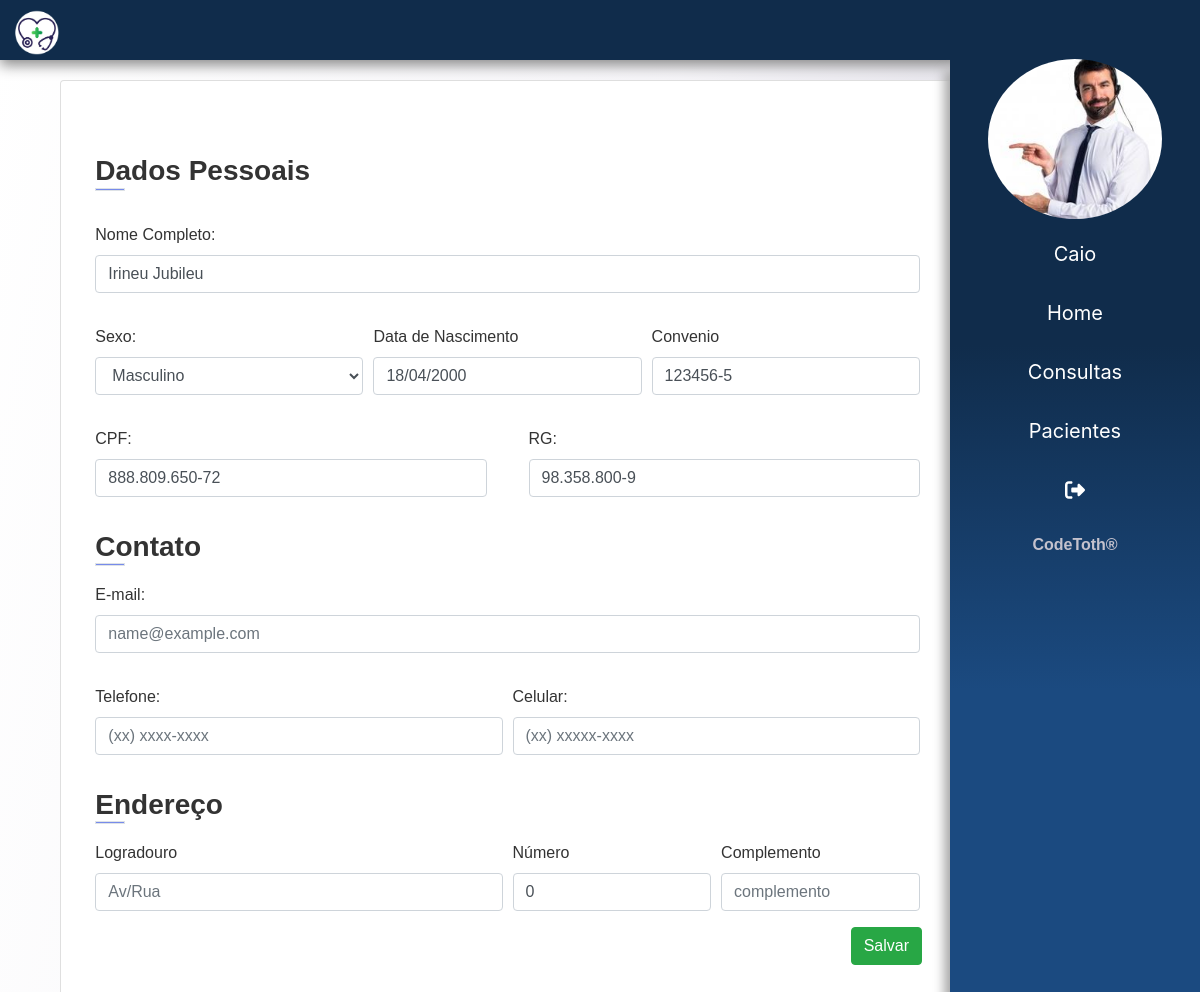
Page /pacientes/paciente/alterar/1 (signed in) on the earlier database version.
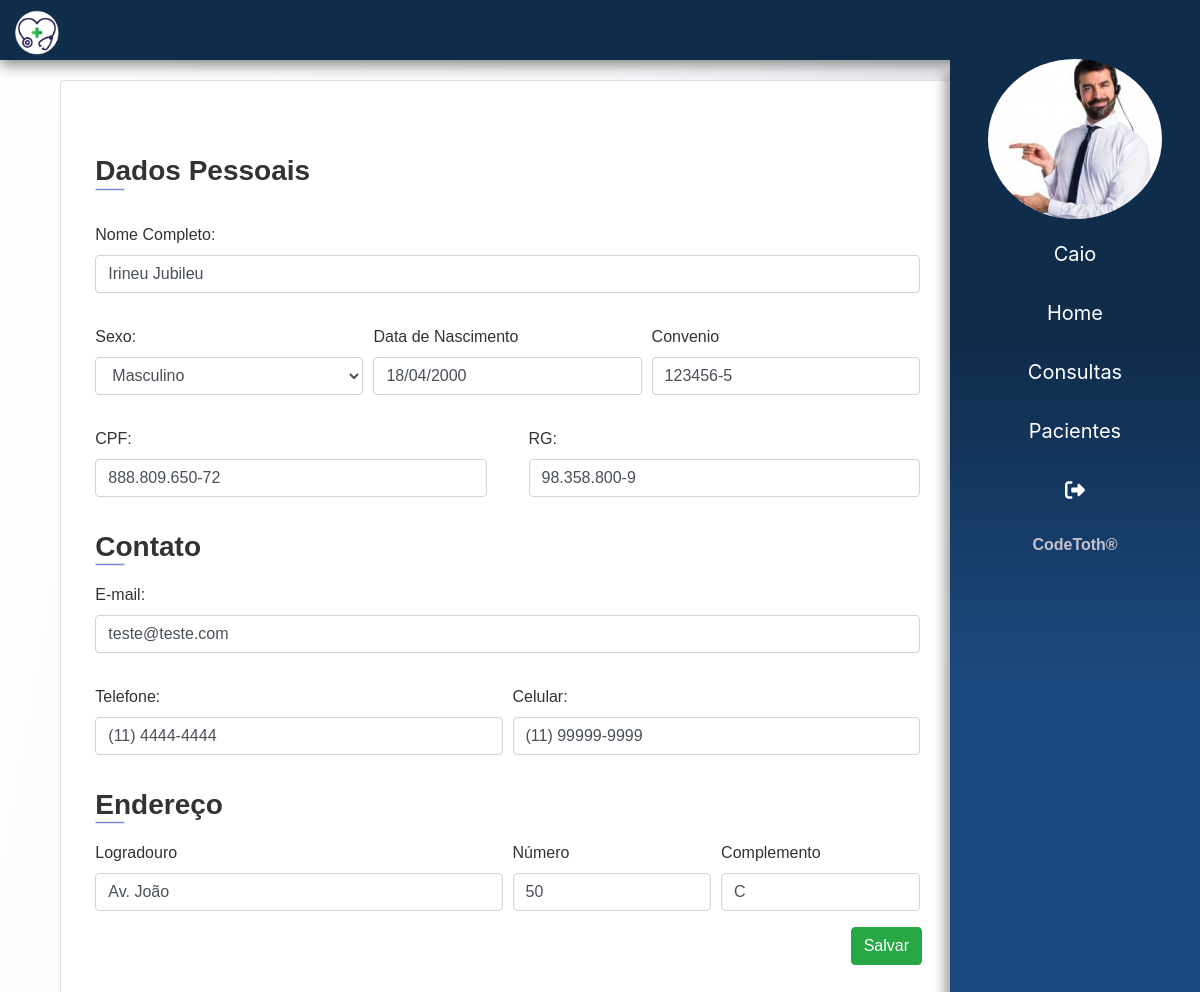
Same page on the later database version.
### app/atendente/models.py (models this page shows)
class Atendente(models.Model):
    usuario = models.ForeignKey(User, on_delete=models.CASCADE)
    nome = models.CharField(max_length=150)
    sexo = models.CharField(max_length=1)
    data_nascimento = models.DateField()
    cpf = models.CharField(max_length=20, unique=True)
    rg = models.CharField(max_length=20, unique=True)
    email = models.EmailField()
    foto = models.ImageField(upload_to=f'fotos/{time.time()}', blank=True)

### app/paciente/models.py (models this page shows)
class Paciente(models.Model):
    nome = models.CharField(max_length=200)
    sexo = models.CharField(max_length=1)
    data_nascimento = models.DateField()
    cpf = models.CharField(max_length=20, unique=True)
    rg = models.CharField(max_length=20, unique=True)
    carteira_convenio = models.CharField(max_length=30, unique=True)
    peso = models.FloatField()
    altura = models.FloatField()
    endereco = models.CharField(max_length=250)
    end_num = models.IntegerField()
    complemento = models.CharField(max_length=50, blank=True)
    email = models.CharField(max_length=50)
    telefone = models.CharField(max_length=14)
    celular = models.CharField(max_length=15)

### app/paciente/views.py (the view)
# urls.py: path('paciente/alterar/<int:paciente_id>', alterar, name='paciente'),
@login_required(login_url='login')
def alterar(request, paciente_id):
    paciente = get_object_or_404(Paciente, id=paciente_id)
    dados =  get_dados(request)
    dados['paciente'] = paciente
    return render(request, 'paciente/altera_paciente.html', dados)

### templates/paciente/altera_paciente.html (shortened to what this page needs)
{% extends 'base.html' %}
{% load static %}
{% block content %}
<main>
    <section class="container-fluid ">
        <div class="container">
            <div class="col-lg-10 mt-x">
                <div class="card">
                    <form action="{% url 'atualiza_paciente'%}" enctype="multipart/form-data" method="post" id="pacienteform" class="mt-y p-2">
                        <div class="info-section">
                            <h3> Dados Pessoais
                                <div class="border"></div>
                            </h3>
                            <div class="form-goup mt-y">
                                <label for="nome">Nome Completo:</label>
                                <input type="text" class="form-control" id="nome" placeholder="Irineu Silva" name="nome" required value="{{paciente.nome}}">
                            </div>
                            <div class="form-row mt-y">
                                <div class="col">
                                    <label for="sexo">Sexo:</label>
                                    <select class="form-control" id="sexo" name="sexo" required>
                                        <option value="M" {% if paciente.sexo == "M" %}selected="selected"{% endif %}>Masculino</option>
                                    </select>
                                </div>
                                <div class="col">
                                    <label for="data">Data de Nascimento</label>
                                    <input type="text" class="form-control" id="data" placeholder="dd/MM/YYYY" name="data_nascimento" required value="{{paciente.data_nascimento|date:'d/m/Y'}}">
                                </div>
                                <div class="col">
                                    <label for="convenio">Convenio</label>
                                    <input type="text" class="form-control" id="convenio" placeholder="xx.xxx.xxx-xx" name="convenio" required value="{{paciente.carteira_convenio}}">
                                </div>
                            </div>
                            <div class="form-row mt-y">
                                <div class="col mr-3">
                                    <label for="cpf">CPF:</label>
                                    <input type="text" name="cpf" id="cpf" class="form-control" value="{{paciente.cpf}}">
                                </div>
                                <div class="col ml-3">
                                    <label for="rg">RG:</label>
                                    <input type="text" name="rg" id="rg" class="form-control" value="{{paciente.rg}}">
                                </div>
                            </div>
                        </div>
                        <div class="info-section">
                            <h3> Contato
                                <div class="border"></div>
                            </h3>
                            <div class="form-group">
                                <label for="email">E-mail:</label>
                                <input type="email" name="email" id="email" class="form-control" placeholder="name@example.com" required value="{{ paciente.email}}">
                            </div>
                            <div class="form-row mt-y">
                                <div class="col">
                                    <label for="telefone">Telefone:</label>
                                    <input type="text" name="telefone" id="telefone" class="form-control" placeholder="(xx) xxxx-xxxx" required value="{{paciente.telefone}}">
                                </div>
                                <div class="col">
                                    <label for="celular">Celular:</label>
                                    <input type="text" name="celular" id="celular" class="form-control" placeholder="(xx) xxxxx-xxxx" required value="{{paciente.celular}}">
                                </div>
                            </div>
                        </div>
                        <div class="info-section">
                            <h3> Endereço
                                <div class="border"></div>
                            </h3>
                            <div class="form-row">
                                <div class="col-md-6 mb-3">
                                  <label for="endereco">Logradouro</label>
                                  <input type="text" class="form-control" id="endereco" placeholder="Av/Rua" required name="endereco" value="{{ paciente.endereco }}">
                                </div>
                                <div class="col-md-3 mb-3">
                                  <label for="numero">Número</label>
                                  <input type="number" class="form-control" id="numero" placeholder="Número" required name="end_num" value="{{ paciente.end_num }}">
                                </div>
                                <div class="col-md-3 mb-3">
                                  <label for="complemento">Complemento</label>
                                  <input type="text" class="form-control" id="complemento" placeholder="complemento" name="complemento" value="{{ paciente.complemento }}">
                                </div>
                            </div>
                        </div>
                        <div class="mr-4" style="float: right;">
                            <button class="btn btn-success" type="submit">Salvar</button>
                        </div>
                    </form>
            </div>
        </div>
    </section>
</main>
{% endblock %}

### templates/base.html (shortened to what this page needs)
{% load static %}
<!DOCTYPE html>
<html lang="pt-br">
<head>
    <link rel="stylesheet" href="{% static 'css/utils/reset.css' %}">
    <link rel="stylesheet" href="{% static 'css/utils/bootstrap.css' %}">
    <link rel="stylesheet" href="{% static 'css/utils/all.min.css' %}">
    <link rel="stylesheet" href="{% static 'css/app.css' %}">
</head>
<body>
    {% include 'partials/_menu.html' %}
    {% include 'partials/_sidebar.html' %}
    {% block content %}{% endblock %}
</body>
</html>

### templates/partials/_menu.html (shortened to what this page needs)
{% load static %}
<header class="fixed-top">
    <div class="inner-width">
        <a href="{% url 'dashboard' %}" class="logo">
            <img src="{% static  'images/logo.png' %}" alt="" srcset=""></a>
    </div>
</header>

### templates/partials/_sidebar.html (shortened to what this page needs)
{% load static %}
<div class="sidebar">
    <div class="mb-2">
        <img src="{{ usuario.foto.url }}" class="img-fluid  mx-auto d-block" alt="">
    </div>
    <ul>
        <a href="#" style="text-transform: capitalize ;"> <li> {{ request.user}} </li></a>
        <a href="{% url 'dashboard' %}"> <li>  Home </li></a>
        <a href="{% url 'conusultas' %}"> <li>  Consultas </li></a>
        <a href="{% url 'pacientes' %}"> <li>  Pacientes </li></a>
        <a href="{% url 'logout' %}"><li><i class="fas fa-sign-out-alt"></i> </li></a>
    </ul>
    <div class="text-center pb-3" style="font-weight: bolder;width: 100%;color: #C4C2CD;font-family: 'Play', sans-serif; ">
        <span>CodeToth&#174;</span>
    </div>
</div>

### static/css/app.css (style rules this page uses)
body { background-attachment: fixed; background-size: cover; background-image: linear-gradient(100deg,rgba(255, 255, 255, .5), rgba(236, 234, 241, .5), rgba(213, 211, 222, 1.5)); }
.mt-x { margin-top: 5rem !important; }
.mt-y { margin-top: 2rem !important; }
.card { width: 100%; overflow: auto; font-family: "montserrat", sans-serif; padding-bottom: 5%; margin-bottom: 2%; }
.info-section { color: #333; background-color: #ffff; padding: 0% 3% 0% 3%; }
.info-section > h3 { margin: 4% 0% 2% 0%; font-weight: 800; text-transform: capitalize; }
.border { width: 30px; height: 3px; background: #778beb; left: 0; bottom: -6px; }
header { height: 60px; background: #102c4b; box-shadow: 0px 5px 13px #888888; }
.inner-width { max-width: 1000px; padding: 0 10px; }
.logo { float: left; }
.logo img { height: 65px; padding: 10px 0px; }
.sidebar img { border-radius: 100% !important; height: 160px !important; }
.sidebar { right: 0; top: 3.7rem !important; bottom: 0; width: 250px; background-image: linear-gradient( #102c4b,#102c4b,#1B4A80 , #1B4A80); box-shadow: -5px 12px 10px 1px #aaaaaa; background-attachment: fixed; overflow: hidden; transition: 0.8s all; height: 100% !important; position: fixed; z-index: 1030 !important; }
.sidebar ul li { list-style: none; }
.sidebar ul li { margin-top: 5px; padding: 12px; text-decoration: none; color: rgb(255, 255, 255); width: 100%; font-size: 20px; text-align: center; display: block; transition: 0.6s all; }

Differences in the rows shown:
changed Paciente "Irineu Jubileu": email (not shown) → "teste@teste.com"; telefone (not shown) → "(11) 4444-4444"; celular (not shown) → "(11) 99999-9999"; endereco (not shown) → "Av. João"; end_num "0" → "50"; complemento (not shown) → "C"
